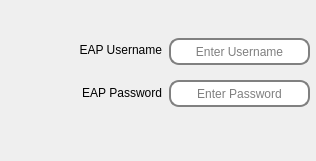
      <widget class="QFrame" name="eapUserPassFrame">
       <property name="geometry">
        <rect>
         <x>6</x>
         <y>20</y>
         <width>316</width>
         <height>161</height>
        </rect>
       </property>
       <property name="autoFillBackground">
        <bool>false</bool>
       </property>
       <property name="styleSheet">
        <string notr="true">QFrame{
	border: 0px solid green;
	
}</string>
       </property>
       <property name="frameShape">
        <enum>QFrame::StyledPanel</enum>
       </property>
       <property name="frameShadow">
        <enum>QFrame::Raised</enum>
       </property>
       <widget class="QLabel" name="eapUsernameLabel">
        <property name="geometry">
         <rect>
          <x>7</x>
          <y>40</y>
          <width>155</width>
          <height>20</height>
         </rect>
        </property>
        <property name="font">
         <font>
          <pointsize>9</pointsize>
         </font>
        </property>
        <property name="text">
         <string>EAP Username</string>
        </property>
        <property name="alignment">
         <set>Qt::AlignRight|Qt::AlignTrailing|Qt::AlignVCenter</set>
        </property>
       </widget>
       <widget class="QLineEdit" name="eapUsernameLineEdit">
        <property name="geometry">
         <rect>
          <x>169</x>
          <y>38</y>
          <width>141</width>
          <height>27</height>
         </rect>
        </property>
        <property name="styleSheet">
         <string notr="true">border-radius: 10px;
border: 2px solid gray;</string>
        </property>
        <property name="text">
         <string notr="true"/>
        </property>
        <property name="alignment">
         <set>Qt::AlignCenter</set>
        </property>
        <property name="placeholderText">
         <string>Enter Username</string>
        </property>
       </widget>
       <widget class="QLabel" name="eapPasswordLabel">
        <property name="geometry">
         <rect>
          <x>7</x>
          <y>83</y>
          <width>155</width>
          <height>20</height>
         </rect>
        </property>
        <property name="font">
         <font>
          <pointsize>9</pointsize>
         </font>
        </property>
        <property name="text">
         <string>EAP Password</string>
        </property>
        <property name="alignment">
         <set>Qt::AlignRight|Qt::AlignTrailing|Qt::AlignVCenter</set>
        </property>
       </widget>
       <widget class="QLineEdit" name="eapPasswordLineEdit">
        <property name="geometry">
         <rect>
          <x>169</x>
          <y>80</y>
          <width>141</width>
          <height>27</height>
         </rect>
        </property>
        <property name="styleSheet">
         <string notr="true">border-radius: 10px;
border: 2px solid gray;</string>
        </property>
        <property name="text">
         <string notr="true"/>
        </property>
        <property name="echoMode">
         <enum>QLineEdit::Password</enum>
        </property>
        <property name="alignment">
         <set>Qt::AlignCenter</set>
        </property>
        <property name="placeholderText">
         <string>Enter Password</string>
        </property>
       </widget>
      </widget>
